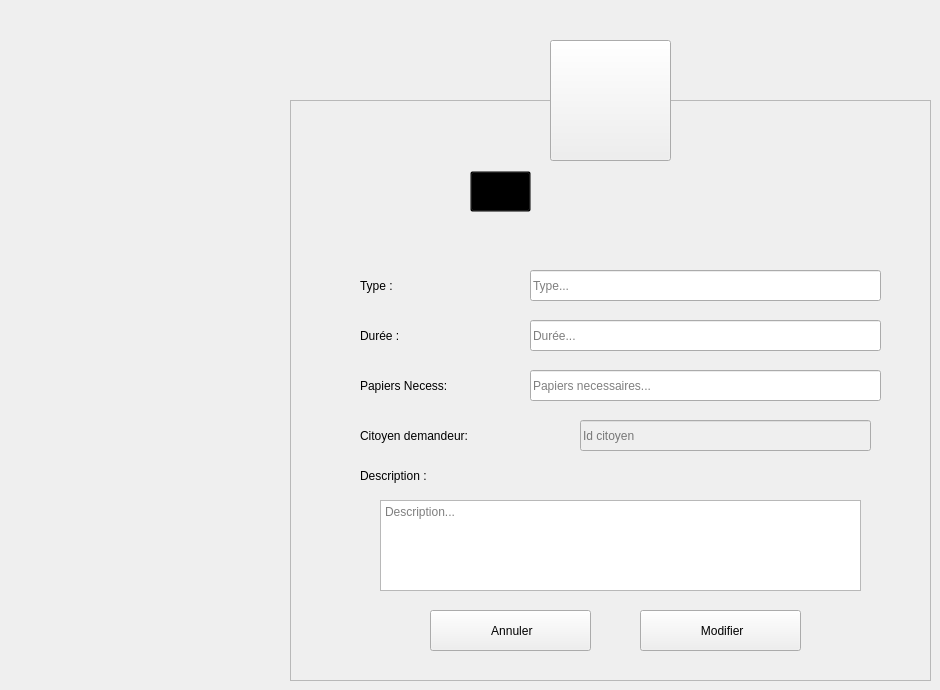
    <widget class="QWidget" name="Modifier_affaire">
     <widget class="QFrame" name="frame_9">
      <property name="geometry">
       <rect>
        <x>290</x>
        <y>100</y>
        <width>641</width>
        <height>581</height>
       </rect>
      </property>
      <property name="styleSheet">
       <string notr="true"/>
      </property>
      <property name="frameShape">
       <enum>QFrame::StyledPanel</enum>
      </property>
      <property name="frameShadow">
       <enum>QFrame::Raised</enum>
      </property>
      <widget class="QLabel" name="L_ModifierAffaire">
       <property name="geometry">
        <rect>
         <x>220</x>
         <y>70</y>
         <width>281</width>
         <height>41</height>
        </rect>
       </property>
       <property name="font">
        <font>
         <family>century gothic</family>
         <pointsize>-1</pointsize>
         <weight>75</weight>
         <bold>true</bold>
        </font>
       </property>
       <property name="styleSheet">
        <string notr="true">background: transparent;</string>
       </property>
       <property name="text">
        <string>Modifier un Service</string>
       </property>
      </widget>
      <widget class="QLabel" name="L_MTypeService">
       <property name="geometry">
        <rect>
         <x>70</x>
         <y>170</y>
         <width>121</width>
         <height>31</height>
        </rect>
       </property>
       <property name="styleSheet">
        <string notr="true">background: transparent;</string>
       </property>
       <property name="text">
        <string>Type :</string>
       </property>
      </widget>
      <widget class="QLabel" name="L_MDureeService">
       <property name="geometry">
        <rect>
         <x>70</x>
         <y>220</y>
         <width>121</width>
         <height>31</height>
        </rect>
       </property>
       <property name="styleSheet">
        <string notr="true">background: transparent;</string>
       </property>
       <property name="text">
        <string>Durée :</string>
       </property>
      </widget>
      <widget class="QLabel" name="L_MPapierService">
       <property name="geometry">
        <rect>
         <x>70</x>
         <y>270</y>
         <width>151</width>
         <height>31</height>
        </rect>
       </property>
       <property name="styleSheet">
        <string notr="true">background: transparent;</string>
       </property>
       <property name="text">
        <string>Papiers Necess:</string>
       </property>
      </widget>
      <widget class="QLineEdit" name="LE_MTypeService">
       <property name="geometry">
        <rect>
         <x>240</x>
         <y>170</y>
         <width>351</width>
         <height>31</height>
        </rect>
       </property>
       <property name="placeholderText">
        <string>Type...</string>
       </property>
      </widget>
      <widget class="QLineEdit" name="LE_MDureeService">
       <property name="geometry">
        <rect>
         <x>240</x>
         <y>220</y>
         <width>351</width>
         <height>31</height>
        </rect>
       </property>
       <property name="placeholderText">
        <string>Durée...</string>
       </property>
      </widget>
      <widget class="QLineEdit" name="LE_MPapierService">
       <property name="geometry">
        <rect>
         <x>240</x>
         <y>270</y>
         <width>351</width>
         <height>31</height>
        </rect>
       </property>
       <property name="placeholderText">
        <string>Papiers necessaires...</string>
       </property>
      </widget>
      <widget class="QPushButton" name="B_MConfirmerService">
       <property name="geometry">
        <rect>
         <x>350</x>
         <y>510</y>
         <width>161</width>
         <height>41</height>
        </rect>
       </property>
       <property name="text">
        <string> Modifier</string>
       </property>
       <property name="icon">
        <iconset resource="Ressources.qrc">
         <normaloff>:/Ressources/image/confirm.png</normaloff>:/Ressources/image/confirm.png</iconset>
       </property>
       <property name="iconSize">
        <size>
         <width>20</width>
         <height>20</height>
        </size>
       </property>
      </widget>
      <widget class="QPushButton" name="B_MAnnulerService">
       <property name="geometry">
        <rect>
         <x>140</x>
         <y>510</y>
         <width>161</width>
         <height>41</height>
        </rect>
       </property>
       <property name="text">
        <string> Annuler</string>
       </property>
       <property name="icon">
        <iconset resource="Ressources.qrc">
         <normaloff>:/Ressources/image/close.png</normaloff>:/Ressources/image/close.png</iconset>
       </property>
       <property name="iconSize">
        <size>
         <width>16</width>
         <height>16</height>
        </size>
       </property>
      </widget>
      <widget class="QToolButton" name="toolButton_11">
       <property name="geometry">
        <rect>
         <x>180</x>
         <y>71</y>
         <width>61</width>
         <height>41</height>
        </rect>
       </property>
       <property name="styleSheet">
        <string notr="true">background: transparent;</string>
       </property>
       <property name="text">
        <string/>
       </property>
       <property name="icon">
        <iconset>
         <normaloff>:/Recources/Images/edit-property.png</normaloff>:/Recources/Images/edit-property.png</iconset>
       </property>
       <property name="iconSize">
        <size>
         <width>35</width>
         <height>35</height>
        </size>
       </property>
      </widget>
      <widget class="QLabel" name="L_MDescService">
       <property name="geometry">
        <rect>
         <x>70</x>
         <y>360</y>
         <width>151</width>
         <height>31</height>
        </rect>
       </property>
       <property name="styleSheet">
        <string notr="true">background: transparent;</string>
       </property>
       <property name="text">
        <string>Description :</string>
       </property>
      </widget>
      <widget class="QTextEdit" name="TE_MDescService">
       <property name="geometry">
        <rect>
         <x>90</x>
         <y>400</y>
         <width>481</width>
         <height>91</height>
        </rect>
       </property>
       <property name="styleSheet">
        <string notr="true"/>
       </property>
       <property name="placeholderText">
        <string>Description...</string>
       </property>
      </widget>
      <widget class="QLabel" name="L_ACitDemandeur_2">
       <property name="geometry">
        <rect>
         <x>70</x>
         <y>320</y>
         <width>231</width>
         <height>31</height>
        </rect>
       </property>
       <property name="styleSheet">
        <string notr="true">background: transparent;</string>
       </property>
       <property name="text">
        <string>Citoyen demandeur:</string>
       </property>
      </widget>
      <widget class="QLineEdit" name="LE_Nomci">
       <property name="enabled">
        <bool>false</bool>
       </property>
       <property name="geometry">
        <rect>
         <x>290</x>
         <y>320</y>
         <width>291</width>
         <height>31</height>
        </rect>
       </property>
       <property name="placeholderText">
        <string>Id citoyen</string>
       </property>
      </widget>
     </widget>
     <widget class="QToolButton" name="toolButton_10">
      <property name="geometry">
       <rect>
        <x>550</x>
        <y>40</y>
        <width>121</width>
        <height>121</height>
       </rect>
      </property>
      <property name="styleSheet">
       <string notr="true"/>
      </property>
      <property name="text">
       <string/>
      </property>
      <property name="icon">
       <iconset resource="Ressources.qrc">
        <normaloff>:/Ressources/image/support.png</normaloff>:/Ressources/image/support.png</iconset>
      </property>
      <property name="iconSize">
       <size>
        <width>64</width>
        <height>64</height>
       </size>
      </property>
     </widget>
    </widget>
